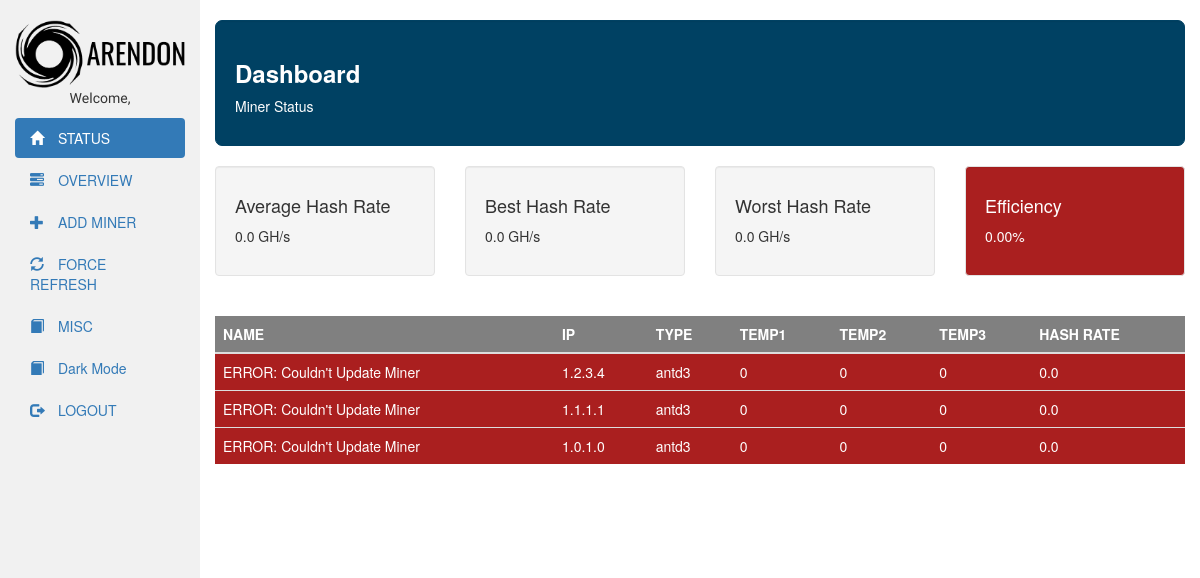
Before: / (signed in) with the older database file.
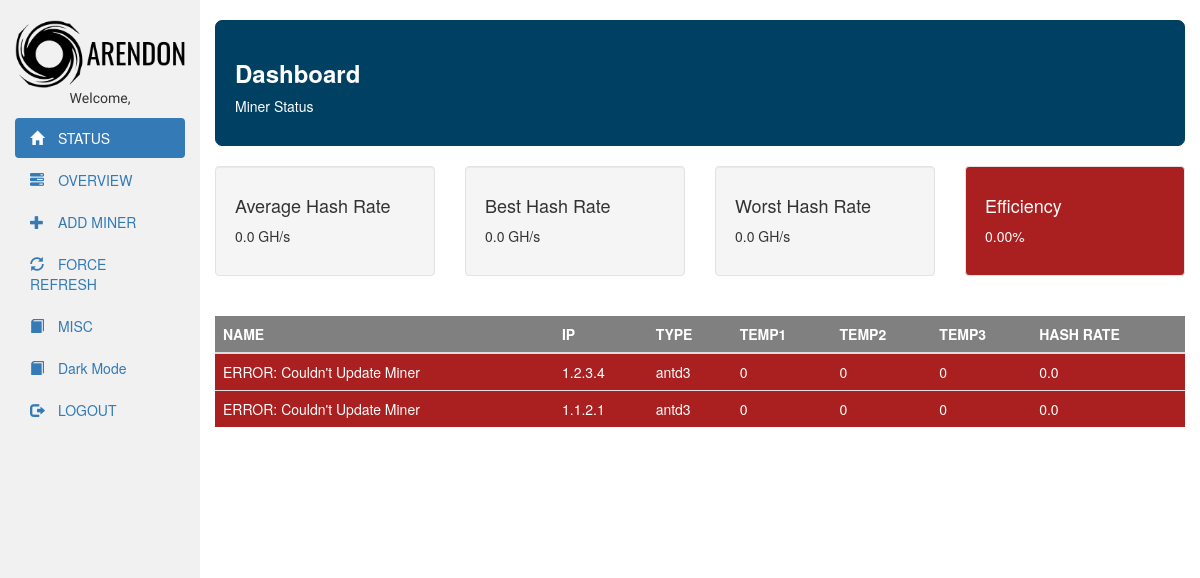
After: the same page with the newer database file.
### webapp/models.py (models this page shows)
class Miner(models.Model):
    miner_choices = (
    ('antd3','Antminer D3'),
    ('antl3', 'Antminer L3'),
)
    name = models.CharField(max_length=30)
    ip = models.GenericIPAddressField()
    type = models.CharField(max_length=20, choices=miner_choices, default='antd3')
    username = models.CharField(max_length=20, default='root')
    password = models.CharField(max_length=20, default='root')
    sshpassword = models.CharField(max_length=20, default='admin')
    pool_one = models.CharField(max_length=100, default='')
    pool_one_worker = models.CharField(max_length=70, default='')
    pool_one_password = models.CharField(max_length=30, default='')
    pool_two = models.CharField(max_length=100, default='')
    pool_two_worker = models.CharField(max_length=70, default='')
    pool_two_password = models.CharField(max_length=30, default='')
    pool_three = models.CharField(max_length=100, default='')
    pool_three_worker = models.CharField(max_length=70, default='')
    pool_three_password = models.CharField(max_length=30, default='')
    hash_rate = models.FloatField()
    chain_1_temp = models.IntegerField(default=0)
    chain_2_temp = models.IntegerField(default=0)
    chain_3_temp = models.IntegerField(default=0)
    uptime = models.CharField(max_length=20, default='XX:XX')
    asic1 = models.CharField(max_length=70, default='NONE')
    asic2 = models.CharField(max_length=70, default='NONE')
    asic3 = models.CharField(max_length=70, default='NONE')
    bitmain_vil = models.CharField(max_length=10, default='true')
    bitmain_freq = models.CharField(max_length=10, default='0')
    has_error = models.BooleanField(default=True)
    def __unicode__(self):
        return self.name

### webapp/views.py (the view)
# urls.py: url(r'^$',views.index,name='index'),
@login_required(login_url='/login/')
def index(request):
	global HASH_BENCHMARK
	global deleted
	global added
	global pool_change
	global force_ref
	template_dict = {}
	query_list = Miner.objects.all()
	print query_list
	sum = 0.0
	counter = 0.0
	average_hash = 0.0
	high_hash = 0.0
	low_hash = 10000000000000000000.0
	has_miners = False
	for miner in query_list:
		has_miners = True
		if miner.hash_rate > high_hash:
			high_hash = miner.hash_rate
		if miner.hash_rate < low_hash:
			low_hash = miner.hash_rate
		sum = sum + miner.hash_rate
		counter = counter + 1.0
	if counter != 0.0:
		average_hash = str(sum/counter)
	if low_hash == 10000000000000000000.0:
		low_hash = 0.0
	template_dict['eff'] = "{0:.2f}".format((float(average_hash)/HASH_BENCHMARK)*100)
	template_dict['object_list'] = query_list
	template_dict['avg_hash'] = average_hash
	template_dict['min_hash'] = low_hash
	template_dict['max_hash'] = high_hash
	template_dict['miners'] = query_list
	template_dict['user'] = request.user.get_short_name()
	template_dict['has_miners'] = has_miners
	template_dict['refresh_redirect'] = '/'
	efficiency = (float(average_hash)/HASH_BENCHMARK)*100
	if efficiency < 70.0:
		template_dict['slow_hash'] = True
	else:
		template_dict['slow_hash'] = False
	if deleted:
		template_dict['deleted'] = True
		deleted = False
	else:
	 	template_dict['deleted'] = False
	if added:
		template_dict['added'] = True
		added = False
	else:
	 	template_dict['added'] = False
	if pool_change:
		template_dict['pool_change'] = True
		pool_change = False
	else:
	 	template_dict['pool_change'] = False
	if force_ref:
		template_dict['force_ref'] = True
		force_ref = False
	else:
	 	template_dict['force_ref'] = False
	return render(request,'webapp/overview.html',template_dict)

### webapp/templates/webapp/overview.html (shortened to what the changed rows need)
<!DOCTYPE html>
<html lang="en">
<head>
  {% load static %}
  <link rel="stylesheet" href="https://maxcdn.bootstrapcdn.com/bootstrap/3.3.7/css/bootstrap.min.css">
  <link href="https://cdnjs.cloudflare.com/ajax/libs/sweetalert/1.1.3/sweetalert.css" rel="stylesheet" />
</head>
<body id="body">
    <div class="col-sm-10">
      <div class="row">
        <div class="col-sm-3">
          <div id="worst" class="well">
            <h4>Worst Hash Rate</h4>
            <p>{{min_hash}} GH/s</p>
          </div>
        </div>
      </div>
    {% if has_miners %}
      <br>
      <div id="miners" >
            <table id='table' class="table table-striped">
                    <thead style="color:white; background-color:grey">
                    <tr>
                        <th scope="col">NAME</th>
                        <th scope="col">IP</th>
                        <th scope="col">TYPE</th>
                        <th scope="col">TEMP1</th>
                        <th scope="col">TEMP2</th>
                        <th scope="col">TEMP3</th>
                        <th scope="col">HASH RATE</th>
                    </tr>
                    </thead>
                    <tbody>
                    {% for miner in object_list %}
                    <tr data-toggle="modal" data-target="#{{miner.id}}Modal">
                    {% if miner.has_error %}
                    <td class="classify-bad">{{ miner.name }}</td>
                    <td class="classify-bad">{{ miner.ip }}</td>
                    <td class="classify-bad">{{ miner.type }}</td>
                    <td class="classify-bad">{{ miner.chain_1_temp }}</td>
                    <td class="classify-bad">{{ miner.chain_2_temp }}</td>
                    <td class="classify-bad">{{ miner.chain_3_temp }}</td>
                    <td class="classify-bad">{{ miner.hash_rate }}</td>
                    {% endif %}
                    </tr>
                    {% endfor %}
                    </tbody>
                </table>
      </div>
          </div>
          <br>
          <br>
{% endif %}
</body>
</html>

Changed rows visible on the page:
removed Miner: name "ERROR: Couldn't Update Miner", ip "1.0.1.0", type "antd3", chain_1_temp "0", chain_2_temp "0", chain_3_temp "0", hash_rate "0.0"
changed Miner (number 2 of 2 on the later page): ip "1.1.1.1" → "1.1.2.1"
